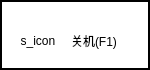
      <widget class="QFrame" name="frame_1">
       <property name="maximumSize">
        <size>
         <width>16777215</width>
         <height>16777215</height>
        </size>
       </property>
       <property name="palette">
        <palette>
         <active>
          <colorrole role="WindowText">
           <brush brushstyle="SolidPattern">
            <color alpha="255">
             <red>0</red>
             <green>0</green>
             <blue>0</blue>
            </color>
           </brush>
          </colorrole>
          <colorrole role="Button">
           <brush brushstyle="SolidPattern">
            <color alpha="255">
             <red>255</red>
             <green>255</green>
             <blue>255</blue>
            </color>
           </brush>
          </colorrole>
          <colorrole role="Light">
           <brush brushstyle="SolidPattern">
            <color alpha="255">
             <red>255</red>
             <green>255</green>
             <blue>255</blue>
            </color>
           </brush>
          </colorrole>
          <colorrole role="Midlight">
           <brush brushstyle="SolidPattern">
            <color alpha="255">
             <red>255</red>
             <green>255</green>
             <blue>255</blue>
            </color>
           </brush>
          </colorrole>
          <colorrole role="Dark">
           <brush brushstyle="SolidPattern">
            <color alpha="255">
             <red>127</red>
             <green>127</green>
             <blue>127</blue>
            </color>
           </brush>
          </colorrole>
          <colorrole role="Mid">
           <brush brushstyle="SolidPattern">
            <color alpha="255">
             <red>170</red>
             <green>170</green>
             <blue>170</blue>
            </color>
           </brush>
          </colorrole>
          <colorrole role="Text">
           <brush brushstyle="SolidPattern">
            <color alpha="255">
             <red>0</red>
             <green>0</green>
             <blue>0</blue>
            </color>
           </brush>
          </colorrole>
          <colorrole role="BrightText">
           <brush brushstyle="SolidPattern">
            <color alpha="255">
             <red>255</red>
             <green>255</green>
             <blue>255</blue>
            </color>
           </brush>
          </colorrole>
          <colorrole role="ButtonText">
           <brush brushstyle="SolidPattern">
            <color alpha="255">
             <red>0</red>
             <green>0</green>
             <blue>0</blue>
            </color>
           </brush>
          </colorrole>
          <colorrole role="Base">
           <brush brushstyle="SolidPattern">
            <color alpha="255">
             <red>255</red>
             <green>255</green>
             <blue>255</blue>
            </color>
           </brush>
          </colorrole>
          <colorrole role="Window">
           <brush brushstyle="SolidPattern">
            <color alpha="255">
             <red>255</red>
             <green>255</green>
             <blue>255</blue>
            </color>
           </brush>
          </colorrole>
          <colorrole role="Shadow">
           <brush brushstyle="SolidPattern">
            <color alpha="255">
             <red>0</red>
             <green>0</green>
             <blue>0</blue>
            </color>
           </brush>
          </colorrole>
          <colorrole role="AlternateBase">
           <brush brushstyle="SolidPattern">
            <color alpha="255">
             <red>255</red>
             <green>255</green>
             <blue>255</blue>
            </color>
           </brush>
          </colorrole>
          <colorrole role="ToolTipBase">
           <brush brushstyle="SolidPattern">
            <color alpha="255">
             <red>255</red>
             <green>255</green>
             <blue>220</blue>
            </color>
           </brush>
          </colorrole>
          <colorrole role="ToolTipText">
           <brush brushstyle="SolidPattern">
            <color alpha="255">
             <red>0</red>
             <green>0</green>
             <blue>0</blue>
            </color>
           </brush>
          </colorrole>
         </active>
         <inactive>
          <colorrole role="WindowText">
           <brush brushstyle="SolidPattern">
            <color alpha="255">
             <red>0</red>
             <green>0</green>
             <blue>0</blue>
            </color>
           </brush>
          </colorrole>
          <colorrole role="Button">
           <brush brushstyle="SolidPattern">
            <color alpha="255">
             <red>255</red>
             <green>255</green>
             <blue>255</blue>
            </color>
           </brush>
          </colorrole>
          <colorrole role="Light">
           <brush brushstyle="SolidPattern">
            <color alpha="255">
             <red>255</red>
             <green>255</green>
             <blue>255</blue>
            </color>
           </brush>
          </colorrole>
          <colorrole role="Midlight">
           <brush brushstyle="SolidPattern">
            <color alpha="255">
             <red>255</red>
             <green>255</green>
             <blue>255</blue>
            </color>
           </brush>
          </colorrole>
          <colorrole role="Dark">
           <brush brushstyle="SolidPattern">
            <color alpha="255">
             <red>127</red>
             <green>127</green>
             <blue>127</blue>
            </color>
           </brush>
          </colorrole>
          <colorrole role="Mid">
           <brush brushstyle="SolidPattern">
            <color alpha="255">
             <red>170</red>
             <green>170</green>
             <blue>170</blue>
            </color>
           </brush>
          </colorrole>
          <colorrole role="Text">
           <brush brushstyle="SolidPattern">
            <color alpha="255">
             <red>0</red>
             <green>0</green>
             <blue>0</blue>
            </color>
           </brush>
          </colorrole>
          <colorrole role="BrightText">
           <brush brushstyle="SolidPattern">
            <color alpha="255">
             <red>255</red>
             <green>255</green>
             <blue>255</blue>
            </color>
           </brush>
          </colorrole>
          <colorrole role="ButtonText">
           <brush brushstyle="SolidPattern">
            <color alpha="255">
             <red>0</red>
             <green>0</green>
             <blue>0</blue>
            </color>
           </brush>
          </colorrole>
          <colorrole role="Base">
           <brush brushstyle="SolidPattern">
            <color alpha="255">
             <red>255</red>
             <green>255</green>
             <blue>255</blue>
            </color>
           </brush>
          </colorrole>
          <colorrole role="Window">
           <brush brushstyle="SolidPattern">
            <color alpha="255">
             <red>255</red>
             <green>255</green>
             <blue>255</blue>
            </color>
           </brush>
          </colorrole>
          <colorrole role="Shadow">
           <brush brushstyle="SolidPattern">
            <color alpha="255">
             <red>0</red>
             <green>0</green>
             <blue>0</blue>
            </color>
           </brush>
          </colorrole>
          <colorrole role="AlternateBase">
           <brush brushstyle="SolidPattern">
            <color alpha="255">
             <red>255</red>
             <green>255</green>
             <blue>255</blue>
            </color>
           </brush>
          </colorrole>
          <colorrole role="ToolTipBase">
           <brush brushstyle="SolidPattern">
            <color alpha="255">
             <red>255</red>
             <green>255</green>
             <blue>220</blue>
            </color>
           </brush>
          </colorrole>
          <colorrole role="ToolTipText">
           <brush brushstyle="SolidPattern">
            <color alpha="255">
             <red>0</red>
             <green>0</green>
             <blue>0</blue>
            </color>
           </brush>
          </colorrole>
         </inactive>
         <disabled>
          <colorrole role="WindowText">
           <brush brushstyle="SolidPattern">
            <color alpha="255">
             <red>127</red>
             <green>127</green>
             <blue>127</blue>
            </color>
           </brush>
          </colorrole>
          <colorrole role="Button">
           <brush brushstyle="SolidPattern">
            <color alpha="255">
             <red>255</red>
             <green>255</green>
             <blue>255</blue>
            </color>
           </brush>
          </colorrole>
          <colorrole role="Light">
           <brush brushstyle="SolidPattern">
            <color alpha="255">
             <red>255</red>
             <green>255</green>
             <blue>255</blue>
            </color>
           </brush>
          </colorrole>
          <colorrole role="Midlight">
           <brush brushstyle="SolidPattern">
            <color alpha="255">
             <red>255</red>
             <green>255</green>
             <blue>255</blue>
            </color>
           </brush>
          </colorrole>
          <colorrole role="Dark">
           <brush brushstyle="SolidPattern">
            <color alpha="255">
             <red>127</red>
             <green>127</green>
             <blue>127</blue>
            </color>
           </brush>
          </colorrole>
          <colorrole role="Mid">
           <brush brushstyle="SolidPattern">
            <color alpha="255">
             <red>170</red>
             <green>170</green>
             <blue>170</blue>
            </color>
           </brush>
          </colorrole>
          <colorrole role="Text">
           <brush brushstyle="SolidPattern">
            <color alpha="255">
             <red>127</red>
             <green>127</green>
             <blue>127</blue>
            </color>
           </brush>
          </colorrole>
          <colorrole role="BrightText">
           <brush brushstyle="SolidPattern">
            <color alpha="255">
             <red>255</red>
             <green>255</green>
             <blue>255</blue>
            </color>
           </brush>
          </colorrole>
          <colorrole role="ButtonText">
           <brush brushstyle="SolidPattern">
            <color alpha="255">
             <red>127</red>
             <green>127</green>
             <blue>127</blue>
            </color>
           </brush>
          </colorrole>
          <colorrole role="Base">
           <brush brushstyle="SolidPattern">
            <color alpha="255">
             <red>255</red>
             <green>255</green>
             <blue>255</blue>
            </color>
           </brush>
          </colorrole>
          <colorrole role="Window">
           <brush brushstyle="SolidPattern">
            <color alpha="255">
             <red>255</red>
             <green>255</green>
             <blue>255</blue>
            </color>
           </brush>
          </colorrole>
          <colorrole role="Shadow">
           <brush brushstyle="SolidPattern">
            <color alpha="255">
             <red>0</red>
             <green>0</green>
             <blue>0</blue>
            </color>
           </brush>
          </colorrole>
          <colorrole role="AlternateBase">
           <brush brushstyle="SolidPattern">
            <color alpha="255">
             <red>255</red>
             <green>255</green>
             <blue>255</blue>
            </color>
           </brush>
          </colorrole>
          <colorrole role="ToolTipBase">
           <brush brushstyle="SolidPattern">
            <color alpha="255">
             <red>255</red>
             <green>255</green>
             <blue>220</blue>
            </color>
           </brush>
          </colorrole>
          <colorrole role="ToolTipText">
           <brush brushstyle="SolidPattern">
            <color alpha="255">
             <red>0</red>
             <green>0</green>
             <blue>0</blue>
            </color>
           </brush>
          </colorrole>
         </disabled>
        </palette>
       </property>
       <property name="autoFillBackground">
        <bool>true</bool>
       </property>
       <property name="frameShape">
        <enum>QFrame::WinPanel</enum>
       </property>
       <property name="frameShadow">
        <enum>QFrame::Plain</enum>
       </property>
       <widget class="QWidget" name="horizontalLayoutWidget">
        <property name="geometry">
         <rect>
          <x>0</x>
          <y>20</y>
          <width>141</width>
          <height>41</height>
         </rect>
        </property>
        <layout class="QHBoxLayout" name="horizontalLayout">
         <property name="spacing">
          <number>0</number>
         </property>
         <property name="leftMargin">
          <number>5</number>
         </property>
         <property name="rightMargin">
          <number>5</number>
         </property>
         <item>
          <widget class="QLabel" name="label_shut">
           <property name="text">
            <string>s_icon</string>
           </property>
           <property name="alignment">
            <set>Qt::AlignCenter</set>
           </property>
          </widget>
         </item>
         <item>
          <widget class="QLabel" name="label_2">
           <property name="text">
            <string>关机(F1)</string>
           </property>
          </widget>
         </item>
        </layout>
       </widget>
      </widget>
